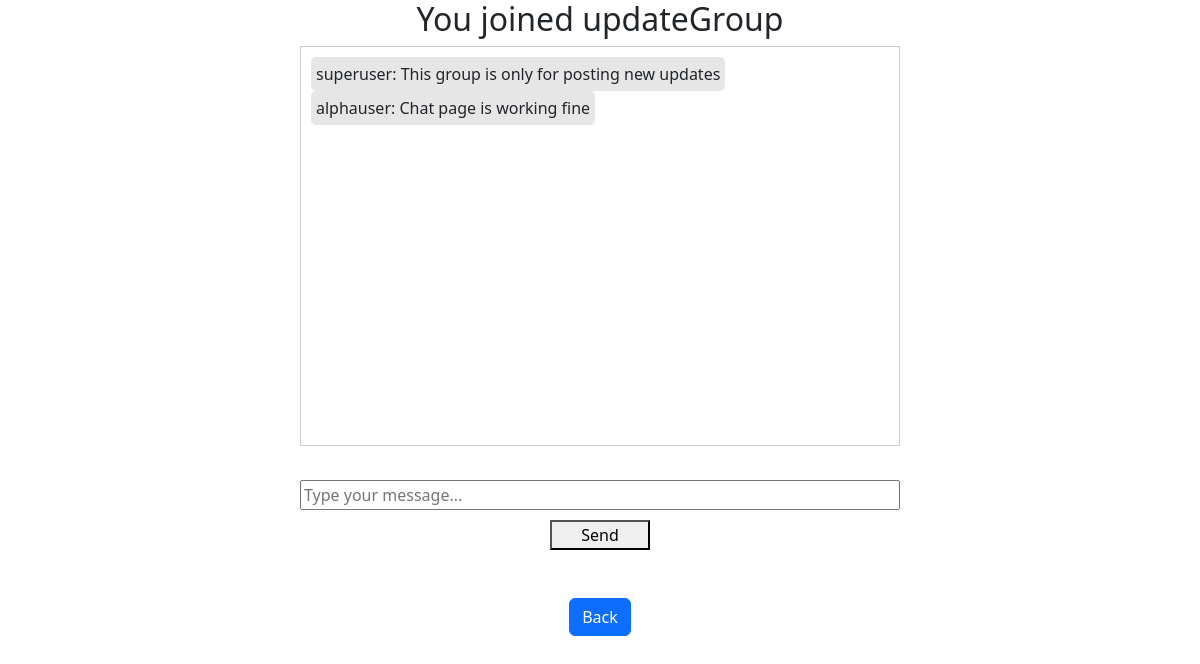
/chat/community_group_chat/updateGroup/ (signed in), run on the app's committed database.
### chatapp/models.py (models this page shows)
class Chat(models.Model):
    senduser = models.ForeignKey(User, on_delete=models.CASCADE, related_name="message_sender")
    content = models.CharField(max_length=1000)
    timestamp = models.DateTimeField(auto_now=True)
    group = models.ForeignKey('Group', on_delete=models.CASCADE)

### registration/models.py (models this page shows, shortened)
class User(AbstractBaseUser):
    email = models.EmailField(max_length=200, verbose_name="Email", unique=True)
    username = models.CharField(max_length=70, verbose_name="Full Name")
    first_name = models.CharField(max_length=70, verbose_name="First Name")
    last_name = models.CharField(max_length=70, verbose_name="Last Name")
    profile_picture = models.ImageField(upload_to ='uploads/',blank=True, null=True)
    is_verified = models.BooleanField(default=False)
    otp = models.CharField(max_length=6, blank=True, null=True)
    is_active = models.BooleanField(default=True)
    is_admin = models.BooleanField(default=False)
    created_at = models.DateTimeField(auto_now_add= True)
    updated_at = models.DateTimeField(auto_now=True)
    last_login = models.DateTimeField(auto_now=True)
    objects = UserManager()
    USERNAME_FIELD = 'email'
    REQUIRED_FIELDS = ['username','otp','first_name','last_name']

### chatapp/views.py (the view)
# urls.py: path('community_group_chat/<str:gpname>/', community_chat, name="community_chat"),
@login_required
def community_chat(request, gpname):
    chats = []
    group = Group.objects.get(name= gpname)
    chats = Chat.objects.filter(group= group)
    return render(request, 'chatpage.html', {'GroupName':gpname, 'chats':chats, 'currentUser ':request.user})

### chatapp/templates/chatpage.html (shortened to what this page needs)
<!DOCTYPE html>
{% load static %}
<html lang="en">
<head>
    <link rel="stylesheet" href="{% static 'css/bootstrap.css' %}">
    <link rel="stylesheet" href="{% static 'css/my.css' %}">
</head>
<body>
    <div id="chat-container">
        <h2>You joined <span id="group-name">{{ GroupName }}</span></h2>
        <div id="chat-display">
            {% for chat in chats %}
                {% if chat.senduser.username == currentUser.username %}
                    <div class="my-message">
                        {{ chat.senduser.username }}: {{ chat.content }}
                    </div>
                    <br>
                {% else %}
                    <div class="other-user">
                        {{ chat.senduser.username }}: {{ chat.content }}
                    </div>
                    <br>
                {% endif %}
            {% endfor %}
            <br>
        </div><br>
        <input type="text" id="chat-input" placeholder="Type your message...">
        <button id="send-button">Send</button>
        <br>
        <br>
        <a href="{% url 'profile' %}" class="btn btn-primary">Back</a>
    </div>
</body>
</html>

### chatapp/templates/chatpage.html (style rules this page uses)
#chat-container { display: flex; flex-direction: column; align-items: center; }
#chat-display { width: 600px; height: 400px; overflow-y: scroll; border: 1px solid #ccc; padding: 10px; margin-bottom: 10px; }
.other-user { display: inline-block; max-width: 80%; text-align: left; background-color: #e6e6e6; padding: 5px; border-radius: 5px; }
#chat-input { width: 600px; margin-bottom: 10px; }
#send-button { width: 100px; }

### data on the page
Chat: senduser.username "superuser", content "This group is only for posting new updates"
Chat: senduser.username "alphauser", content "Chat page is working fine"
